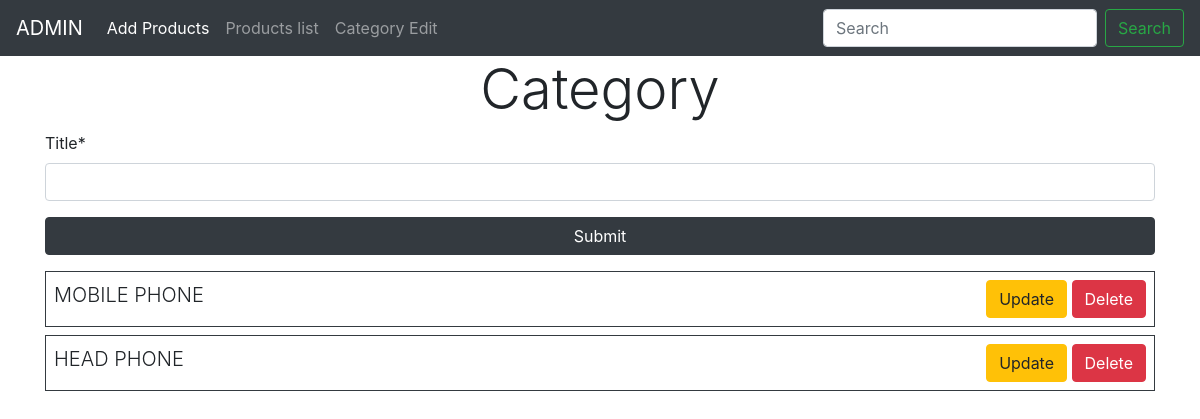
The app's page /category/, older data.
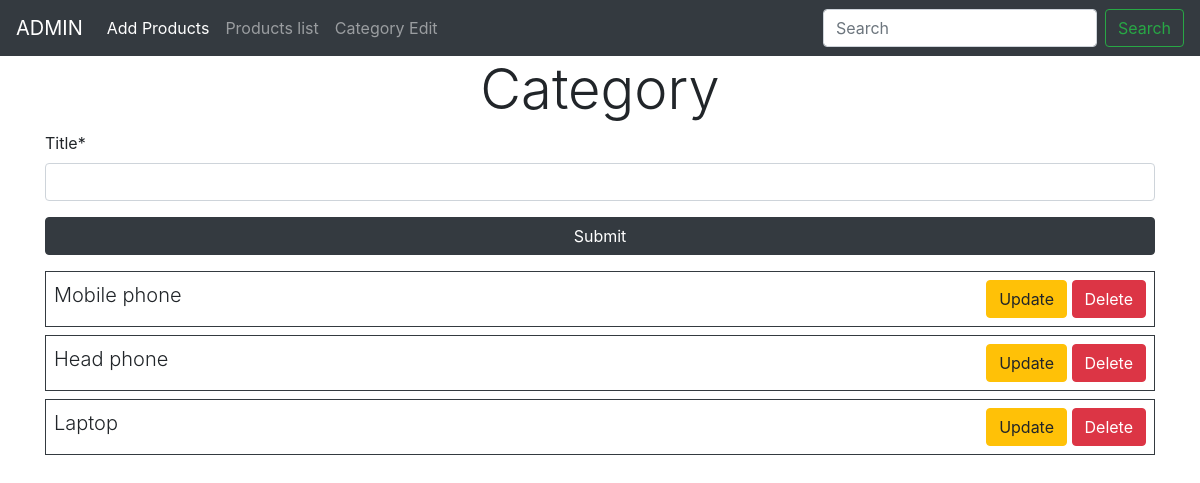
The same page, newer data.
### main/models.py (models this page shows, shortened)
class Category(models.Model):
    title = models.CharField(max_length=50)

### main/views.py (the view)
# urls.py: path('category/', views.category, name='category'),
def category(request):
    form = Categoryform()
    categorys = Category.objects.all()
    if request.method == 'POST':
        form = Categoryform(request.POST)
        if form.is_valid():
            form.save()
            return redirect('category')
    return render(request, 'main/category.html',{'form':form,'categorys':categorys})

### main/forms.py
class Categoryform(forms.ModelForm):
    class Meta:
        model = Category
        fields = '__all__'

### main/templates/main/category.html (shortened to what this page needs)
{% extends "main/base.html" %}
{% load static %}
{% load crispy_forms_tags %}
{% block content %}
<section id="todo">
    <div class="container">
        <div class="row">
            <div class="col-md-12">
                <h1 class="text-center display-4">Category</h1>
            </div>
            <div class="col-md-12">
                <form method="POST">
                    {{ form|crispy }}
                    <input type="submit" class="btn btn-dark btn-block" value="Submit"/>
                </form>
            </div>
             <div class="col-md-12 mt-3">
                <div class="todo-list text-center">
                    {% for category in categorys %}
                        <div class="todo-content border border-dark p-2 mb-2 d-flex justify-content-between">
                            <div>
                                <span class="lead">{{ category.title }}</span>
                            </div>
                            <div>
                                <a href="{% url 'update_category' category.id %}" class="btn btn-warning">Update</a>
                                <form action="{% url 'delete_category' category.id %}" method="POST" class="d-inline-block">
                                    <input type="submit" class="btn btn-danger" value="Delete"/>
                                </form>
                            </div>
                        </div>
                    {% endfor %}
                </div>
            </div>
        </div>
    </div>
</section>
{% endblock %}

Row changes from the older to the newer data that the page shows:
changed Category: title "MOBILE PHONE" → "Mobile phone"
changed Category: title "HEAD PHONE" → "Head phone"
added Category: title "Laptop"
